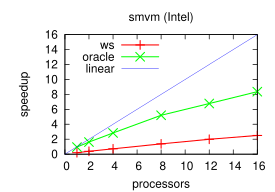

Here is the gnuplot script that generated this plot:
set terminal postscript eps enhanced color solid rounded "Helvetica" 17
set output 'speedup--vs--processors--for--smvm--size=50000000--param=0--optim=0--machine=srv-53-07.eps'
set size 0.55,0.55
set pointsize 2
set title 'smvm (Intel)'
set xrange [0:]
set yrange [0:]
set key top left
set xlabel 'processors'
set ylabel 'speedup'

plot 'speedup--vs--processors--for--smvm--size=50000000--param=0--optim=0--machine=srv-53-07--ws.dat'  with linespoints linewidth 3  title 'ws', 'speedup--vs--processors--for--smvm--size=50000000--param=0--optim=0--machine=srv-53-07--oracle.dat'  with linespoints linewidth 3  title 'oracle', x with lines title 'linear'
